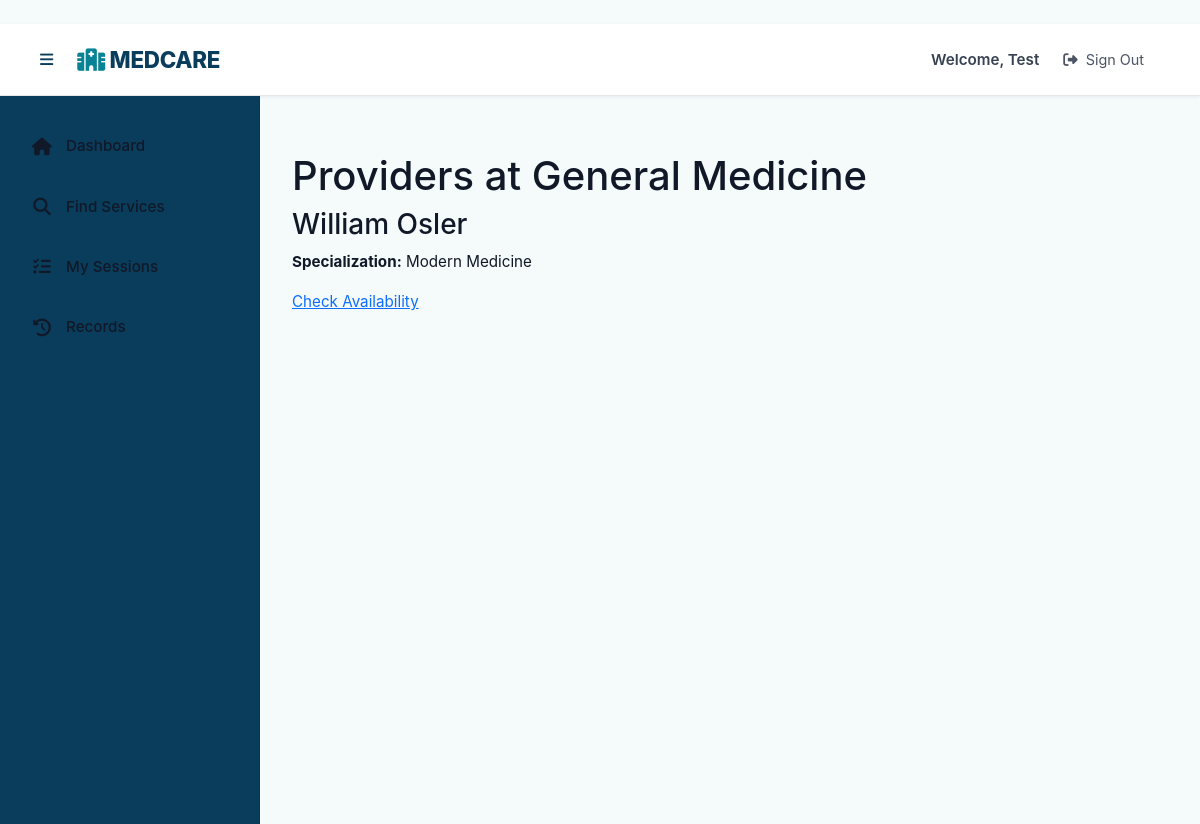
Screenshot of /clientele/clinics/1/providers (signed in) with the database file from the repository.
### models.py (models this page shows, shortened)
class Account(db.Model, UserMixin):
    __tablename__ = "account"
    account_id = db.Column(db.Integer, primary_key=True)
    email_address = db.Column(db.String(120), unique=True, nullable=False)
    credential_hash = db.Column(db.String(255))
    given_name = db.Column(db.String(80))
    surname = db.Column(db.String(80))
    tier_id = db.Column(db.Integer, db.ForeignKey("access_level.tier_id"))
    is_enabled = db.Column(db.Boolean, default=True)
    created_on = db.Column(db.DateTime, default=datetime.utcnow)
    access_tier = db.relationship("AccessLevel")
    @property
    def full_name(self):
        return f"{self.given_name or ''} {self.surname or ''}".strip()

class Clinic(db.Model):
    __tablename__ = "clinic"
    clinic_id = db.Column(db.Integer, primary_key=True)
    clinic_title = db.Column(db.String(120), unique=True, nullable=False)
    clinic_notes = db.Column(db.Text)

class Provider(db.Model):
    __tablename__ = "provider"
    provider_id = db.Column(db.Integer, db.ForeignKey("account.account_id"), primary_key=True)
    clinic_id = db.Column(db.Integer, db.ForeignKey("clinic.clinic_id"))
    expertise = db.Column(db.String(120))
    biography = db.Column(db.Text)
    doctor_unique_id = db.Column(db.String(32), unique=True, nullable=True)
    account_link = db.relationship(
        "Account",
        backref=db.backref("provider_profile", uselist=False)
    )
    clinic_link = db.relationship("Clinic")

### routes/clientele.py (the view)
@clientele_bp.route('/clinics/<int:clinic_id>/providers')
@login_required
@recipient_only
def search_providers(clinic_id):
    clinic = Clinic.query.get_or_404(clinic_id)
    providers = Provider.query.filter_by(clinic_id=clinic_id).all()
    return render_template(
        'clientele/search_providers.html',
        clinic=clinic,
        providers=providers
    )

### app.py (called while the page is built)
@login_mgr.user_loader
def load_user(user_id):
    try:
        return Account.query.get(int(user_id))
    except:
        return None

### routes/clientele.py (called while the page is built)
def recipient_only(view_func):
    @wraps(view_func)
    def wrapper(*args, **kwargs):
        if not current_user.is_authenticated or current_user.access_tier.tier_name != 'patient':
            flash('Patient access required.', 'error')
            return redirect(url_for('home'))
        return view_func(*args, **kwargs)
    return wrapper

### templates/clientele/search_providers.html (shortened to what this page needs)
{% extends "base.html" %}
{% block content %}
<div class="content-area">
    <h1>Providers at {{ clinic.clinic_title }}</h1>
    {% if providers %}
        <div class="provider-list">
            {% for provider in providers %}
            <div class="provider-card">
                <h3>{{ provider.account_link.full_name }}</h3>
                <p><strong>Specialization:</strong> {{ provider.expertise or 'General Practice' }}</p>
                <a href="{{ url_for('clientele.view_provider', provider_id=provider.provider_id) }}" class="card-link">Check Availability</a>
            </div>
            {% endfor %}
        </div>
    {% else %}
        <p class="empty-message">No providers are available for this service at the moment.</p>
    {% endif %}
</div>
{% endblock %}

### templates/base.html (shortened to what this page needs)
﻿<!doctype html>
<html lang="en">
  <head>
    <link href="https://cdn.jsdelivr.net/npm/bootstrap@5.3.2/dist/css/bootstrap.min.css" rel="stylesheet">
    <link rel="stylesheet" href="https://cdnjs.cloudflare.com/ajax/libs/font-awesome/6.4.0/css/all.min.css">
    <link rel="stylesheet" href="{{ url_for('static', filename='style.css') }}">
  </head>
  <body class="app-body">
    <div class="app-layout">
      <nav class="app-navbar">
        <div class="navbar-content d-flex justify-content-between align-items-center px-3">
          <div class="navbar-brand-section d-flex align-items-center">
            <button class="sidebar-toggle btn btn-link p-0 me-2" id="sidebarToggle" aria-label="Toggle sidebar">
              <i class="fas fa-bars"></i>
            </button>
            <a href="{{ url_for('home') }}" class="navbar-brand">
              <i class="fas fa-hospital"></i> MEDCARE
            </a>
          </div>
          <div class="navbar-user-section">
            {% if current_user.is_authenticated %}
              <div class="user-info d-flex align-items-center gap-2">
                <span class="user-greeting">Welcome, {{ current_user.given_name or 'User' }}</span>
                <a href="{{ url_for('identity.signout') }}" class="navbar-link">
                  <i class="fas fa-sign-out-alt"></i> Sign Out
                </a>
              </div>
            {% else %}
              <a href="{{ url_for('identity.signin') }}" class="navbar-link">
                <i class="fas fa-sign-in-alt"></i> Sign In
              </a>
            {% endif %}
          </div>
        </div>
      </nav>
      <div class="app-container d-flex">
        {% if current_user.is_authenticated %}
        <aside class="app-sidebar" id="appSidebar">
          <nav class="sidebar-menu d-flex flex-column">
            {% if current_user.access_tier.tier_name == 'admin' %}
              <a href="{{ url_for('governance.hub') }}" class="sidebar-item {% if request.endpoint == 'governance.hub' %}active{% endif %}">
                <i class="fas fa-chart-line"></i><span class="item-text">Dashboard</span>
              </a>
              <a href="{{ url_for('governance.list_providers') }}" class="sidebar-item {% if request.endpoint == 'governance.list_providers' %}active{% endif %}">
                <i class="fas fa-user-md"></i><span class="item-text">Doctors</span>
              </a>
              <a href="{{ url_for('governance.list_recipients') }}" class="sidebar-item {% if request.endpoint == 'governance.list_recipients' %}active{% endif %}">
                <i class="fas fa-users"></i><span class="item-text">Patients</span>
              </a>
              <a href="{{ url_for('governance.list_clinics') }}" class="sidebar-item {% if request.endpoint == 'governance.list_clinics' %}active{% endif %}">
                <i class="fas fa-clinic-medical"></i><span class="item-text">Services</span>
              </a>
              <a href="{{ url_for('governance.list_sessions') }}" class="sidebar-item {% if request.endpoint == 'governance.list_sessions' %}active{% endif %}">
                <i class="fas fa-calendar-check"></i><span class="item-text">Sessions</span>
              </a>
            {% elif current_user.access_tier.tier_name == 'patient' %}
              <a href="{{ url_for('clientele.hub') }}" class="sidebar-item {% if request.endpoint == 'clientele.hub' %}active{% endif %}">
                <i class="fas fa-home"></i><span class="item-text">Dashboard</span>
              </a>
              <a href="{{ url_for('clientele.browse_clinics') }}" class="sidebar-item {% if request.endpoint == 'clientele.browse_clinics' %}active{% endif %}">
                <i class="fas fa-search"></i><span class="item-text">Find Services</span>
              </a>
              <a href="{{ url_for('clientele.view_sessions') }}" class="sidebar-item {% if request.endpoint == 'clientele.view_sessions' %}active{% endif %}">
                <i class="fas fa-list-check"></i><span class="item-text">My Sessions</span>
              </a>
              <a href="{{ url_for('clientele.treatment_history') }}" class="sidebar-item {% if request.endpoint == 'clientele.treatment_history' %}active{% endif %}">
                <i class="fas fa-history"></i><span class="item-text">Records</span>
              </a>
            {% endif %}
          </nav>
        </aside>
        {% endif %}
        <main class="app-main flex-grow-1">
          <div class="page-content">
            {% block content %}{% endblock %}
          </div>
        </main>
      </div>
    </div>
  </body>
</html>

### static/style.css (style rules this page uses)
:root { --primary-dark: #0A4D68; --primary-main: #088395; --primary-light: #05BFDB; --secondary: #00D9FF; --accent: #0099B8; --white: #FFFFFF; --bg-light: #F5FAFB; --bg-lighter: #F0F8FA; --surface: #FAFBFC; --gray-50: #F9FAFB; --gray-100: #F3F4F6; --gray-200: #E5E7EB; --gray-300: #D1D5DB; --gray-400: #9CA3AF; --gray-500: #6B7280; --gray-600: #4B5563; --gray-700: #374151; --gray-800: #1F2937; --gray-900: #111827; --success: #10B981; --success-light: #D1FAE5; --warning: #F59E0B; --warning-light: #FEF3C7; --danger: #EF4444; --danger-light: #FEE2E2; --info: #3B82F6; --info-light: #DBEAFE; --shadow-sm: 0 1px 3px rgba(10, 77, 104, 0.08); --shadow-md: 0 4px 12px rgba(10, 77, 104, 0.12); --shadow-lg: 0 8px 24px rgba(10, 77, 104, 0.15); --shadow-xl: 0 12px 32px rgba(10, 77, 104, 0.18); --radius-sm: 0.375rem; --radius-md: 0.5rem; --radius-lg: 0.75rem; --radius-xl: 1rem; --radius-2xl: 1.25rem; --transition: all 0.3s cubic-bezier(0.4, 0, 0.2, 1); --font-sans: -apple-system, BlinkMacSystemFont, 'Segoe UI', Roboto, 'Helvetica Neue', Arial, sans-serif; --navy: #0A3D5C; --blue: #088395; --light-blue: #05BFDB; --teal: #00D9FF; }
* { margin: 0; padding: 0; box-sizing: border-box; }
html, body { height: 100%; font-family: var(--font-sans); background: var(--bg-light); color: var(--gray-900); line-height: 1.6; }
body { font-size: 0.95rem; -webkit-font-smoothing: antialiased; -moz-osx-font-smoothing: grayscale; }
.app-layout { display: flex; flex-direction: column; min-height: 100vh; background: var(--white); }
.app-navbar { background: var(--white); border-bottom: 1px solid var(--gray-200); padding: 1rem 1.5rem; box-shadow: var(--shadow-sm); position: sticky; top: 0; z-index: 100; }
.navbar-content { display: flex; justify-content: space-between; align-items: center; max-width: 100%; }
.navbar-brand-section { display: flex; align-items: center; gap: 1rem; }
.navbar-brand { font-size: 1.4rem; font-weight: 800; color: var(--navy); text-decoration: none; letter-spacing: -0.3px; }
.navbar-brand i { color: var(--blue); }
.sidebar-toggle { background: none; border: none; font-size: 1.25rem; color: var(--navy); cursor: pointer; padding: 0.5rem; transition: var(--transition); display: inline-flex; }
.navbar-user-section { display: flex; align-items: center; gap: 1.5rem; }
.user-greeting { font-weight: 600; color: var(--gray-700); font-size: 0.95rem; }
.navbar-link { color: var(--gray-600); text-decoration: none; font-size: 0.9rem; display: flex; align-items: center; gap: 0.5rem; padding: 0.5rem 1rem; border-radius: var(--radius-md); transition: var(--transition); }
.app-container { display: flex; flex: 1; overflow: hidden; }
.app-sidebar { width: 260px; background: var(--navy); border-right: 1px solid rgba(0,0,0,0.1); overflow-y: auto; padding: 1.5rem 0; transition: width 0.4s cubic-bezier(0.4, 0, 0.2, 1), margin-left 0.4s cubic-bezier(0.4, 0, 0.2, 1); }
.sidebar-item .item-text { transition: opacity 0.4s cubic-bezier(0.4, 0, 0.2, 1), visibility 0.4s cubic-bezier(0.4, 0, 0.2, 1); white-space: nowrap; }
.sidebar-menu { display: flex; flex-direction: column; gap: 0.5rem; }
.sidebar-item { display: flex; align-items: center; gap: 0.875rem; padding: 0.875rem 1.25rem; color: var(--gray-900); text-decoration: none; font-size: 0.95rem; font-weight: 500; transition: var(--transition); margin: 0 0.75rem; border-radius: var(--radius-md); }
.sidebar-item i { width: 20px; text-align: center; font-size: 1.1rem; }
.app-main { flex: 1; overflow-y: auto; padding: 2rem; background: var(--bg-light); }
.page-content { max-width: 1200px; margin: 0 auto; }
.btn { display: inline-flex; align-items: center; gap: 0.5rem; padding: 0.75rem 1.5rem; border: none; border-radius: var(--radius-lg); font-size: 0.95rem; font-weight: 600; cursor: pointer; transition: var(--transition); text-decoration: none; }
.gap-2 { gap: 1rem; }

### rows the page displays
Account: given_name "Test"
Clinic: clinic_title "General Medicine"
Provider: account_link.full_name "William Osler", expertise "Modern Medicine"
